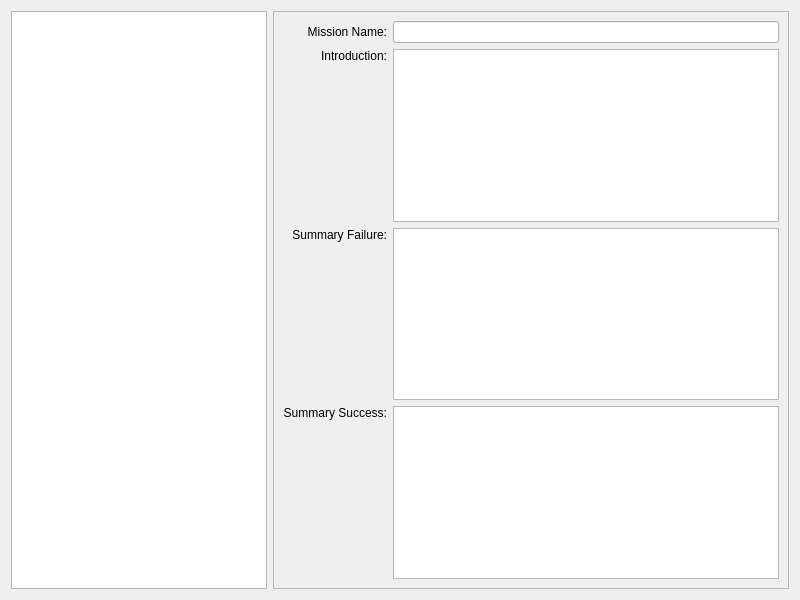
<?xml version="1.0" encoding="UTF-8"?>
<ui version="4.0">
 <class>WidgetCampaign</class>
 <widget class="QWidget" name="WidgetCampaign">
  <property name="geometry">
   <rect>
    <x>0</x>
    <y>0</y>
    <width>800</width>
    <height>600</height>
   </rect>
  </property>
  <property name="windowTitle">
   <string>Form</string>
  </property>
  <layout class="QGridLayout" name="gridLayout">
   <item row="0" column="0">
    <widget class="QListWidget" name="listWidgetMissions">
     <property name="currentRow">
      <number>-1</number>
     </property>
    </widget>
   </item>
   <item row="0" column="1">
    <widget class="QScrollArea" name="scrollArea">
     <property name="sizePolicy">
      <sizepolicy hsizetype="Expanding" vsizetype="Expanding">
       <horstretch>1</horstretch>
       <verstretch>0</verstretch>
      </sizepolicy>
     </property>
     <property name="widgetResizable">
      <bool>true</bool>
     </property>
     <widget class="QWidget" name="scrollAreaWidgetContents">
      <property name="geometry">
       <rect>
        <x>0</x>
        <y>0</y>
        <width>518</width>
        <height>580</height>
       </rect>
      </property>
      <layout class="QGridLayout" name="gridLayout_4">
       <item row="0" column="0">
        <widget class="QLabel" name="labelMissionName">
         <property name="sizePolicy">
          <sizepolicy hsizetype="Preferred" vsizetype="Preferred">
           <horstretch>1</horstretch>
           <verstretch>0</verstretch>
          </sizepolicy>
         </property>
         <property name="text">
          <string>Mission Name:</string>
         </property>
         <property name="alignment">
          <set>Qt::AlignRight|Qt::AlignTrailing|Qt::AlignVCenter</set>
         </property>
        </widget>
       </item>
       <item row="1" column="0">
        <widget class="QLabel" name="labelMissionIntroduction">
         <property name="sizePolicy">
          <sizepolicy hsizetype="Preferred" vsizetype="Preferred">
           <horstretch>1</horstretch>
           <verstretch>0</verstretch>
          </sizepolicy>
         </property>
         <property name="text">
          <string>Introduction:</string>
         </property>
         <property name="alignment">
          <set>Qt::AlignRight|Qt::AlignTop|Qt::AlignTrailing</set>
         </property>
        </widget>
       </item>
       <item row="3" column="0">
        <widget class="QLabel" name="labelMissionSummerySuccess">
         <property name="sizePolicy">
          <sizepolicy hsizetype="Preferred" vsizetype="Preferred">
           <horstretch>1</horstretch>
           <verstretch>0</verstretch>
          </sizepolicy>
         </property>
         <property name="text">
          <string>Summary Success:</string>
         </property>
         <property name="alignment">
          <set>Qt::AlignRight|Qt::AlignTop|Qt::AlignTrailing</set>
         </property>
        </widget>
       </item>
       <item row="2" column="0">
        <widget class="QLabel" name="labelMissionSummeryFailure">
         <property name="sizePolicy">
          <sizepolicy hsizetype="Preferred" vsizetype="Preferred">
           <horstretch>1</horstretch>
           <verstretch>0</verstretch>
          </sizepolicy>
         </property>
         <property name="text">
          <string>Summary Failure:</string>
         </property>
         <property name="alignment">
          <set>Qt::AlignRight|Qt::AlignTop|Qt::AlignTrailing</set>
         </property>
        </widget>
       </item>
       <item row="2" column="1" colspan="2">
        <widget class="QPlainTextEdit" name="textMissionSummaryFailure">
         <property name="sizePolicy">
          <sizepolicy hsizetype="Expanding" vsizetype="Expanding">
           <horstretch>2</horstretch>
           <verstretch>0</verstretch>
          </sizepolicy>
         </property>
         <property name="focusPolicy">
          <enum>Qt::NoFocus</enum>
         </property>
         <property name="readOnly">
          <bool>true</bool>
         </property>
        </widget>
       </item>
       <item row="3" column="1" colspan="2">
        <widget class="QPlainTextEdit" name="textMissionSummarySuccess">
         <property name="sizePolicy">
          <sizepolicy hsizetype="Expanding" vsizetype="Expanding">
           <horstretch>2</horstretch>
           <verstretch>0</verstretch>
          </sizepolicy>
         </property>
         <property name="focusPolicy">
          <enum>Qt::NoFocus</enum>
         </property>
         <property name="readOnly">
          <bool>true</bool>
         </property>
        </widget>
       </item>
       <item row="1" column="1" colspan="2">
        <widget class="QPlainTextEdit" name="textMissionIntroduction">
         <property name="sizePolicy">
          <sizepolicy hsizetype="Expanding" vsizetype="Expanding">
           <horstretch>2</horstretch>
           <verstretch>0</verstretch>
          </sizepolicy>
         </property>
         <property name="focusPolicy">
          <enum>Qt::NoFocus</enum>
         </property>
         <property name="readOnly">
          <bool>true</bool>
         </property>
        </widget>
       </item>
       <item row="0" column="1" colspan="2">
        <widget class="QLineEdit" name="lineMissionName">
         <property name="sizePolicy">
          <sizepolicy hsizetype="Expanding" vsizetype="Fixed">
           <horstretch>2</horstretch>
           <verstretch>0</verstretch>
          </sizepolicy>
         </property>
         <property name="focusPolicy">
          <enum>Qt::NoFocus</enum>
         </property>
         <property name="readOnly">
          <bool>true</bool>
         </property>
        </widget>
       </item>
      </layout>
     </widget>
    </widget>
   </item>
  </layout>
 </widget>
 <resources/>
 <connections/>
</ui>
